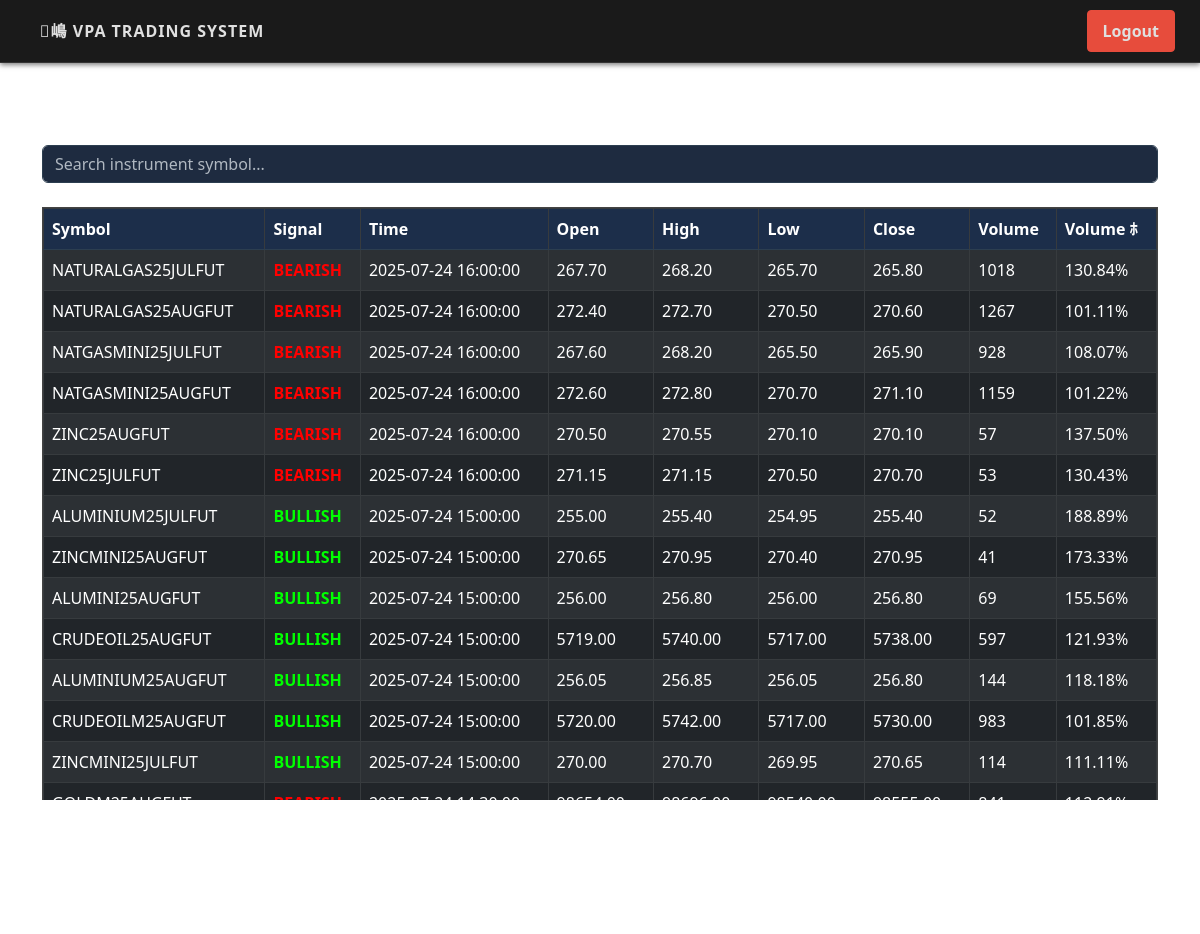
Page /signals (signed in) on the committed database.
### tables this page shows
CREATE TABLE signals (
    id INTEGER PRIMARY KEY AUTOINCREMENT,
    symbol TEXT,
    signal_type TEXT,
    signal_time TEXT,
    open REAL,
    high REAL,
    low REAL,
    close REAL,
    volume REAL,
    volume_delta REAL
);

### app_vpa.py (the view)
@app.route("/signals")
@login_required("MCX_FNO")
def view_signals():
    conn = sqlite3.connect('signals.db')
    conn.row_factory = sqlite3.Row
    cursor = conn.cursor()
    today = datetime.now().strftime("%Y-%m-%d")
    cursor.execute("""
        SELECT * FROM signals
        WHERE DATE(signal_time) = ?
        ORDER BY signal_time DESC
    """, (today,))
    rows = cursor.fetchall()
    conn.close()
    return render_template("signals.html", signals=rows)

### admin_routes.py (called while the page is built)
@admin_bp.before_app_request
def restrict_admin_pages():
    if request.path.startswith('/admin') and not session.get('user_type') == 'ADMIN':
        return redirect(url_for('login'))

### app_vpa.py (called while the page is built)
def login_required(role=None):
    def wrapper(func):
        @wraps(func)
        def secure_view(*args, **kwargs):
            if 'username' not in session:
                flash("🔒 Please login to access this page", "warning")
                return redirect(url_for('login'))
            if role:
                roles = session.get('roles', {})
                if roles.get(role) != 'Y':
                    flash(f"🚫 Access denied: Missing permission '{role}'", "danger")
                    return redirect(url_for('index'))
            return func(*args, **kwargs)
        return secure_view
    return wrapper

@app.before_request
def extend_session():
    session.permanent = True

### templates/signals.html (shortened to what this page needs)
<!DOCTYPE html>
<html lang="en">
<head>
    <link href="https://cdn.jsdelivr.net/npm/bootstrap@5.3.0/dist/css/bootstrap.min.css" rel="stylesheet">
    <link href="{{ url_for('static', filename='css/stock-theme.css') }}" rel="stylesheet">
</head>
<body>
    <nav class="navbar navbar-expand-lg  px-10">
        <a class="navbar-brand fw-bold" href="/dashboard">嶋 VPA Trading System</a>
        <div class="ms-auto">
            <a href="/logout" class="btn btn-danger">Logout</a>
        </div>
    </nav>
    <div class="container py-4">
        <div class="d-flex justify-content-between align-items-center mb-3 text-white">
            <h3>藤 Live MCX FNO Signal Dashboard</h3>
        </div>
        <input type="text" id="searchInput" class="form-control mb-3" placeholder="Search instrument symbol...">
        <div class="table-container mt-4">
        <table class="table table-dark table-striped table-bordered fixed-header" id="signalsTable">
            <thead>
                <tr>
                    <th>Symbol</th>
                    <th>Signal</th>
                    <th>Time</th>
                    <th>Open</th>
                    <th>High</th>
                    <th>Low</th>
                    <th>Close</th>
                    <th>Volume</th>
                    <th>Volume ﾎ</th>
                </tr>
            </thead>
            <tbody>
                {% if signals %}
                {% for row in signals %}
                <tr>
                    <td>{{ row.symbol }}</td>
                    <td>
                        <strong style="color: {{ 'lime' if row.signal_type == 'BULLISH' else 'red' }}">
                            {{ row.signal_type }}
                        </strong>
                    </td>
                    <td>{{ row.signal_time }}</td>
                    <td>{{ "%.2f"|format(row.open) }}</td>
                    <td>{{ "%.2f"|format(row.high) }}</td>
                    <td>{{ "%.2f"|format(row.low) }}</td>
                    <td>{{ "%.2f"|format(row.close) }}</td>
                    <td>{{ "%.0f"|format(row.volume) }}</td>
                    <td>{{ "%.2f"|format(row.volume_delta) }}%</td>
                </tr>
                {% endfor %}
                {% else %}
                <tr>
                    <td colspan="9" class="text-center">No signals available for today.</td>
                </tr>
                {% endif %}
            </tbody>
        </table>
        </div>
        <p class="text-muted small mt-3">Page auto-refreshes every 15 seconds.</p>
    </div>
</body>
</html>

### static/css/stock-theme.css (style rules this page uses)
body, html { overflow: hidden; }
body { height: 100vh; width: 100vw; }
.navbar { background-color: #1a1a1a; border-bottom: 1px solid #333; padding: 10px 20px; display: flex; justify-content: space-between; align-items: center; font-family: 'Segoe UI', 'Roboto', sans-serif; box-shadow: 0 2px 5px rgba(0, 0, 0, 0.5); }
.navbar a { color: #e0e0e0; text-decoration: none; padding: 8px 15px; margin: 0 5px; font-size: 1rem; transition: all 0.3s ease; }
.navbar-brand { color: #00e676; font-size: 5rem; font-weight: bold; text-transform: uppercase; letter-spacing: 1px; }
.table-container { max-height: 700px; overflow-y: auto; border: 1px solid #444; }
.fixed-header thead th { position: sticky; top: 0; background-color: #1e1e1e; z-index: 2; color: #fff; border-bottom: 2px solid #666; }
.fixed-header thead th { box-shadow: 0 2px 4px rgba(0,0,0,0.5); }
.table { background-color: #1b2738; color: #e0e0e0; border-collapse: collapse; }
.table thead th { background-color: #1c2e4a; color: #ffffff; border-bottom: 1px solid #2c3e50; }
.table td, .table th { padding: 8px; }
.btn { border-radius: 4px; font-weight: 600; }
.btn-danger { background-color: #e74c3c; border-color: #e74c3c; }
input, select, textarea { background-color: #1e2b40 !important; border: 1px solid #2c3e50 !important; color: #ffffff !important; }
input::placeholder { color: #b0b8c1 !important; }

### rows in the picture
signals: symbol "NATURALGAS25JULFUT", signal_type "BEARISH", signal_time "2025-07-24 16:00:00", open "267.70", high "268.20", low "265.70", close "265.80", volume "1018", volume_delta "130.84"
signals: symbol "NATURALGAS25AUGFUT", signal_type "BEARISH", signal_time "2025-07-24 16:00:00", open "272.40", high "272.70", low "270.50", close "270.60", volume "1267", volume_delta "101.11"
signals: symbol "NATGASMINI25JULFUT", signal_type "BEARISH", signal_time "2025-07-24 16:00:00", open "267.60", high "268.20", low "265.50", close "265.90", volume "928", volume_delta "108.07"
signals: symbol "NATGASMINI25AUGFUT", signal_type "BEARISH", signal_time "2025-07-24 16:00:00", open "272.60", high "272.80", low "270.70", close "271.10", volume "1159", volume_delta "101.22"
signals: symbol "ZINC25AUGFUT", signal_type "BEARISH", signal_time "2025-07-24 16:00:00", open "270.50", high "270.55", low "270.10", close "270.10", volume "57", volume_delta "137.50"
signals: symbol "ZINC25JULFUT", signal_type "BEARISH", signal_time "2025-07-24 16:00:00", open "271.15", high "271.15", low "270.50", close "270.70", volume "53", volume_delta "130.43"
signals: symbol "ALUMINIUM25JULFUT", signal_type "BULLISH", signal_time "2025-07-24 15:00:00", open "255.00", high "255.40", low "254.95", close "255.40", volume "52", volume_delta "188.89"
signals: symbol "ZINCMINI25AUGFUT", signal_type "BULLISH", signal_time "2025-07-24 15:00:00", open "270.65", high "270.95", low "270.40", close "270.95", volume "41", volume_delta "173.33"
signals: symbol "ALUMINI25AUGFUT", signal_type "BULLISH", signal_time "2025-07-24 15:00:00", open "256.00", high "256.80", low "256.00", close "256.80", volume "69", volume_delta "155.56"
signals: symbol "CRUDEOIL25AUGFUT", signal_type "BULLISH", signal_time "2025-07-24 15:00:00", open "5719.00", high "5740.00", low "5717.00", close "5738.00", volume "597", volume_delta "121.93"
signals: symbol "ALUMINIUM25AUGFUT", signal_type "BULLISH", signal_time "2025-07-24 15:00:00", open "256.05", high "256.85", low "256.05", close "256.80", volume "144", volume_delta "118.18"
signals: symbol "CRUDEOILM25AUGFUT", signal_type "BULLISH", signal_time "2025-07-24 15:00:00", open "5720.00", high "5742.00", low "5717.00", close "5730.00", volume "983", volume_delta "101.85"
signals: symbol "ZINCMINI25JULFUT", signal_type "BULLISH", signal_time "2025-07-24 15:00:00", open "270.00", high "270.70", low "269.95", close "270.65", volume "114", volume_delta "111.11"
